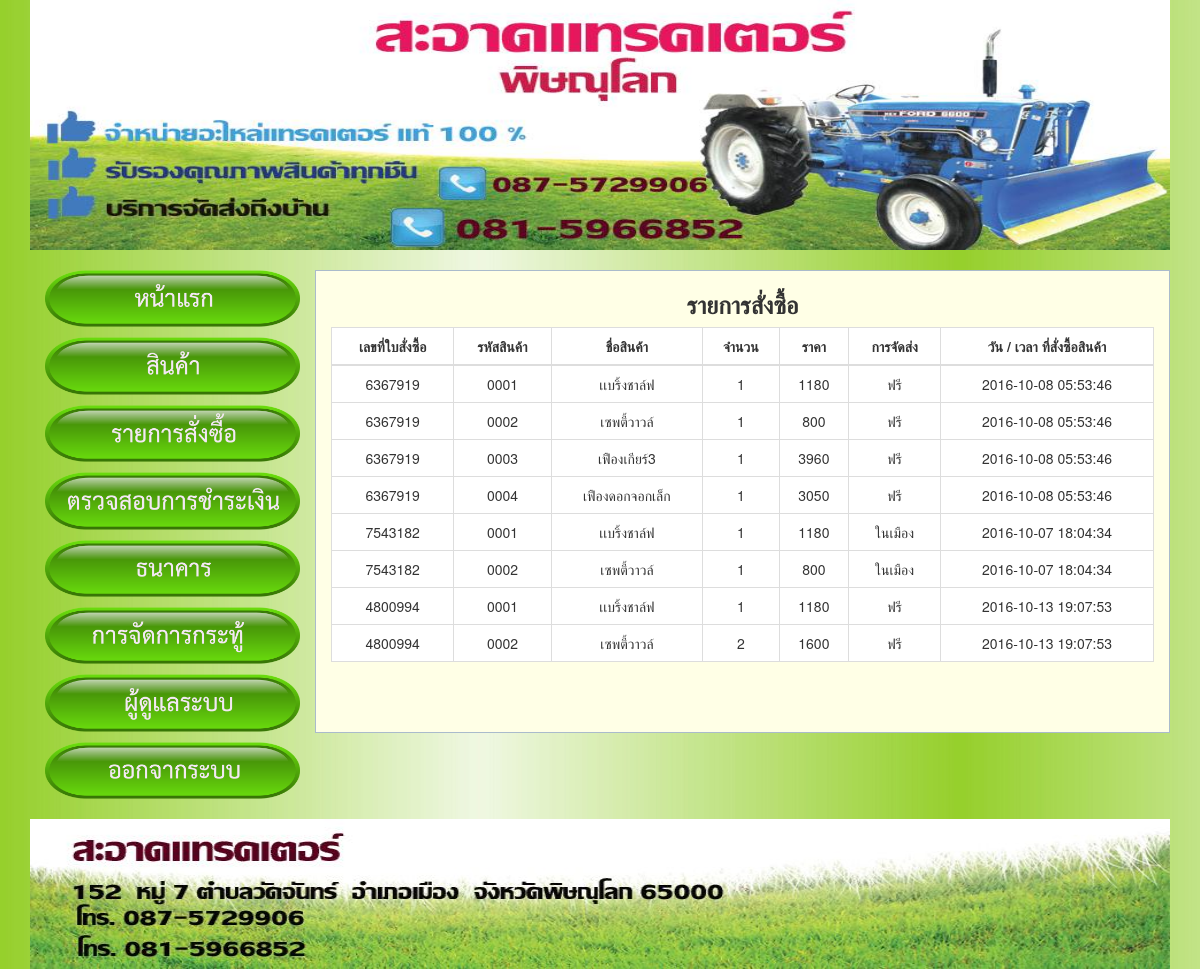
/admin/order.php (signed in), run on an earlier commit of the app's database.
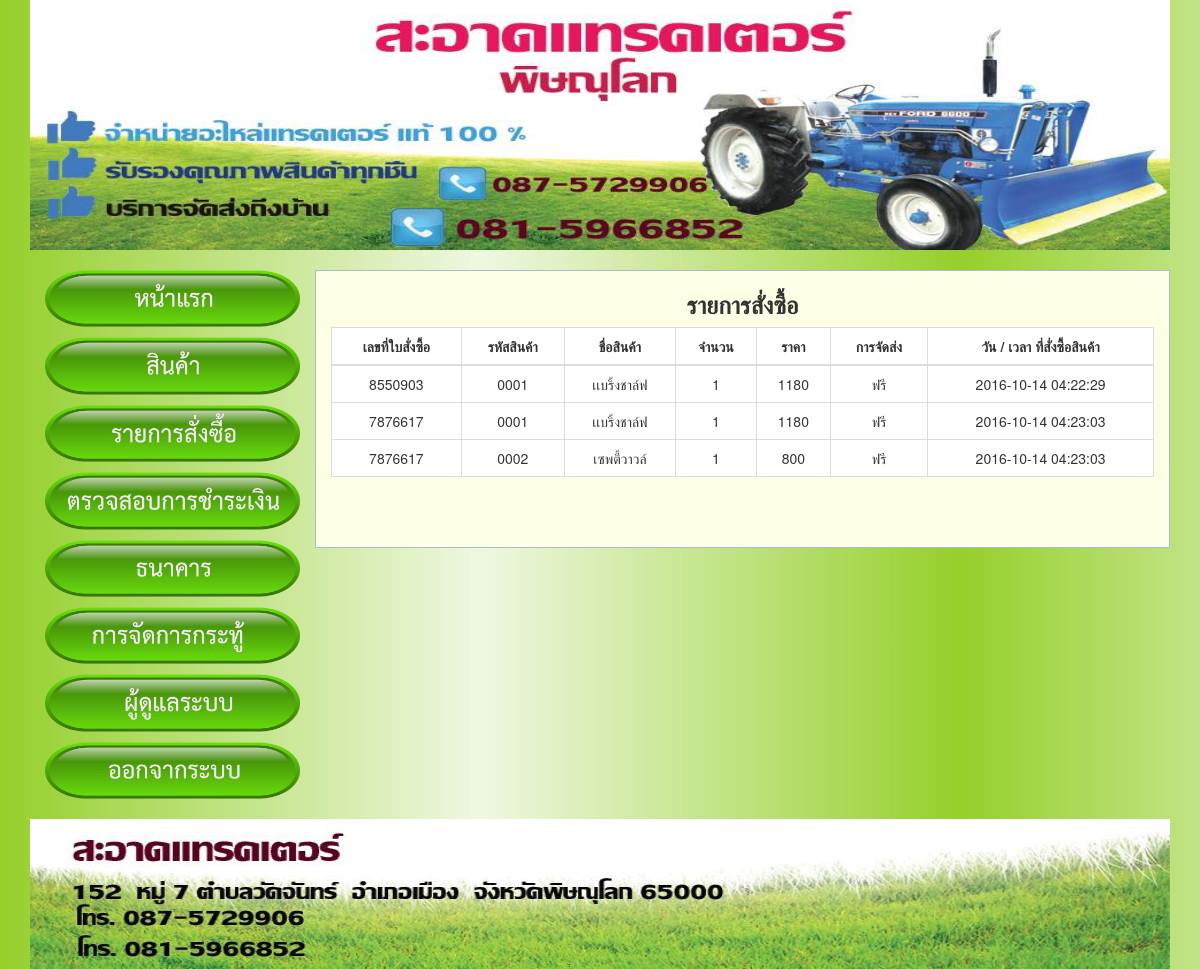
And on a later commit of the database.
### tables this page shows
CREATE TABLE `tb_order` (
  `id` int(11) NOT NULL,
  `number_order` varchar(255) DEFAULT NULL,
  `code_item` varchar(255) DEFAULT NULL,
  `title_item` varchar(255) DEFAULT NULL,
  `count_order` varchar(255) DEFAULT NULL,
  `price_order` varchar(255) DEFAULT NULL,
  `option_send` tinyint(1) DEFAULT NULL,
  `created_at` timestamp NULL DEFAULT CURRENT_TIMESTAMP
);

### admin/order.php (the view, shortened to what this page needs)
<?php
  include('header.php');
?>
<div class="row">
  <div class="col-md-12">
    <?php include('menu.php'); ?>
    <div class="col-md-9" style="margin-top: 20px; background-color: #ffffe6; border: 1px solid #abc; padding-bottom: 50px;">
      <div class="col-md-12 text-center">
        <h3><b>รายการสั่งซื้อ</b></h3>
      </div>
      <form action="process/insert_item.php" method="post" enctype="multipart/form-data">
        <table class="table table-bordered">
          <thead>
            <tr>
              <th>เลขที่ใบสั่งซื้อ</th>
              <th>รหัสสินค้า</th>
              <th>ชื่อสินค้า</th>
              <th>จำนวน</th>
              <th>ราคา</th>
              <th>การจัดส่ง</th>
              <th>วัน / เวลา ที่สั่งซื้อสินค้า</th>
            </tr>
          </thead>
          <tbody>
            <?php
              $sql = "SELECT * FROM tb_order";
              $result = mysqli_query($conn, $sql);
              while ($row = mysqli_fetch_array($result, MYSQL_ASSOC)) {
                $text_option = null;
                if ($row['option_send'] == '0') {
                  $text_option = 'ฟรี';
                } else if ($row['option_send'] == '1') {
                  $text_option = 'ในเมือง';
                } else {
                  $text_option = 'นอกเมือง';
                }
                echo '
                  <tr>
                    <td>'. $row['number_order'] .'</td>
                    <td>'. $row['code_item'] .'</td>
                    <td>'. $row['title_item'] .'</td>
                    <td>'. $row['count_order'] .'</td>
                    <td>'. $row['price_order'] .'</td>
                    <td>'. $text_option .'</td>
                    <td>'. $row['created_at'] .'</td>
                  </tr>
                ';
              }
            ?>
          </tbody>
        </table>
      </form>
    </div>
  </div>
</div>
<?php include('footer.php'); ?>

### admin/header.php (shortened to what this page needs)
<!DOCTYPE html>
<html>
  <head>
    <link rel="stylesheet" href="../template/css/bootstrap.min.css">
    <link rel="stylesheet" href="../template/css/sweetalert.css">
  </head>
  <body background="../template/images/background.jpg">
    <div class="container" style="//border: 1px solid red">

### admin/menu.php
<img src="../template/images/banner.gif" alt="" style="height: 250px; width: 100%">
<div class="col-md-3 text-center" style="//border: 1px solid #abc; margin-top: 20px;">
  <a href="main.php"><img src="../template/images/admin/btn_home.png" class="img-responsive" style="margin-bottom: 10px;" alt="" /></a>
  <a href="item_add.php"><img src="../template/images/admin/btn_item.png" class="img-responsive" style="margin-bottom: 10px;" alt="" /></a>
  <a href="order.php"><img src="../template/images/admin/btn_order.png" class="img-responsive" style="margin-bottom: 10px;" alt="" /></a>
  <a href="confirm_payment.php"><img src="../template/images/admin/btn_check_payment.png" class="img-responsive" style="margin-bottom: 10px;" alt="" /></a>
  <a href="bank_info.php"><img src="../template/images/admin/btn_bank.png" class="img-responsive" style="margin-bottom: 10px;" alt="" /></a>
  <a href="create_topic.php"><img src="../template/images/admin/btn_webboard.png" class="img-responsive" style="margin-bottom: 10px;" alt="" /></a>
  <a href="access.php"><img src="../template/images/admin/btn_admin.png" class="img-responsive" style="margin-bottom: 10px;" alt="" /></a>
  <a href="logout.php"><img src="../template/images/admin/btn_logout.png" class="img-responsive" style="margin-bottom: 10px;" alt="" /></a>
</div>

### admin/footer.php
    </div>
    <footer class="footer text-center" style="margin-top: 10px;">
      <div class="container">
        <img src="../template/images/footer.gif" alt="" style="height: 150px; width: 100%;">
      </div>
    </footer>
  </body>
</html>

### admin/header.php (style rules this page uses)
tr th { text-align: center; }
tr td { text-align: center; }

### admin/order.php (style rules this page uses)
.table { background-color: #fff; }
.table th, .table td { background-color: #fff; }

What changed in the data, as far as the page shows it:
removed tb_order: number_order "6367919", code_item "0001", title_item "เเบริ้งชาล์ฟ", count_order "1", price_order "1180", option_send "ฟรี", created_at "2016-10-08 05:53:46"
removed tb_order: number_order "6367919", code_item "0002", title_item "เซพตี้วาวล์", count_order "1", price_order "800", option_send "ฟรี", created_at "2016-10-08 05:53:46"
removed tb_order: number_order "6367919", code_item "0003", title_item "เฟืองเกียร์3", count_order "1", price_order "3960", option_send "ฟรี", created_at "2016-10-08 05:53:46"
removed tb_order: number_order "6367919", code_item "0004", title_item "เฟืองดอกจอกเล็ก", count_order "1", price_order "3050", option_send "ฟรี", created_at "2016-10-08 05:53:46"
removed tb_order: number_order "7543182", code_item "0001", title_item "เเบริ้งชาล์ฟ", count_order "1", price_order "1180", option_send "ในเมือง", created_at "2016-10-07 18:04:34"
removed tb_order: number_order "7543182", code_item "0002", title_item "เซพตี้วาวล์", count_order "1", price_order "800", option_send "ในเมือง", created_at "2016-10-07 18:04:34"
removed tb_order: number_order "4800994", code_item "0001", title_item "เเบริ้งชาล์ฟ", count_order "1", price_order "1180", option_send "ฟรี", created_at "2016-10-13 19:07:53"
removed tb_order: number_order "4800994", code_item "0002", title_item "เซพตี้วาวล์", count_order "2", price_order "1600", option_send "ฟรี", created_at "2016-10-13 19:07:53"
added tb_order: number_order "8550903", code_item "0001", title_item "เเบริ้งชาล์ฟ", count_order "1", price_order "1180", option_send "ฟรี", created_at "2016-10-14 04:22:29"
added tb_order: number_order "7876617", code_item "0001", title_item "เเบริ้งชาล์ฟ", count_order "1", price_order "1180", option_send "ฟรี", created_at "2016-10-14 04:23:03"
added tb_order: number_order "7876617", code_item "0002", title_item "เซพตี้วาวล์", count_order "1", price_order "800", option_send "ฟรี", created_at "2016-10-14 04:23:03"
